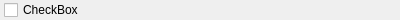
<?xml version="1.0" encoding="UTF-8"?>
<ui version="4.0">
 <class>BoolParameterWidget</class>
 <widget class="QWidget" name="BoolParameterWidget">
  <property name="geometry">
   <rect>
    <x>0</x>
    <y>0</y>
    <width>400</width>
    <height>20</height>
   </rect>
  </property>
  <property name="windowTitle">
   <string>Form</string>
  </property>
  <layout class="QGridLayout" name="gridLayout">
   <property name="leftMargin">
    <number>4</number>
   </property>
   <property name="topMargin">
    <number>0</number>
   </property>
   <property name="rightMargin">
    <number>4</number>
   </property>
   <property name="bottomMargin">
    <number>0</number>
   </property>
   <item row="0" column="0">
    <widget class="QCheckBox" name="checkBox">
     <property name="text">
      <string>CheckBox</string>
     </property>
    </widget>
   </item>
  </layout>
 </widget>
 <resources/>
 <connections/>
</ui>
